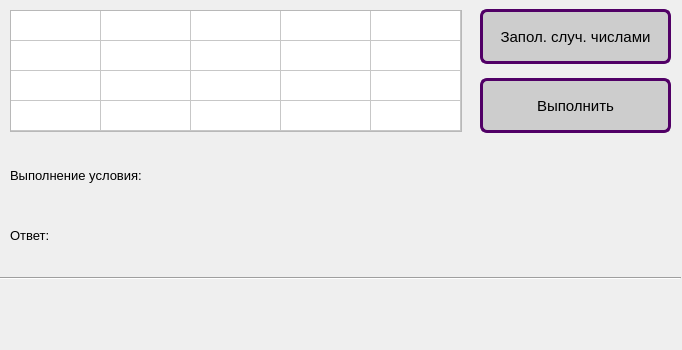
<?xml version="1.0" encoding="UTF-8"?>
<ui version="4.0">
 <class>Dialog</class>
 <widget class="QDialog" name="Dialog">
  <property name="geometry">
   <rect>
    <x>0</x>
    <y>0</y>
    <width>682</width>
    <height>350</height>
   </rect>
  </property>
  <property name="minimumSize">
   <size>
    <width>682</width>
    <height>350</height>
   </size>
  </property>
  <property name="maximumSize">
   <size>
    <width>682</width>
    <height>350</height>
   </size>
  </property>
  <property name="windowTitle">
   <string>Dialog</string>
  </property>
  <widget class="QTableWidget" name="tableWidget">
   <property name="enabled">
    <bool>true</bool>
   </property>
   <property name="geometry">
    <rect>
     <x>10</x>
     <y>10</y>
     <width>452</width>
     <height>122</height>
    </rect>
   </property>
   <property name="minimumSize">
    <size>
     <width>441</width>
     <height>0</height>
    </size>
   </property>
   <property name="maximumSize">
    <size>
     <width>455</width>
     <height>220</height>
    </size>
   </property>
   <property name="font">
    <font>
     <pointsize>10</pointsize>
    </font>
   </property>
   <property name="rowCount">
    <number>4</number>
   </property>
   <attribute name="horizontalHeaderVisible">
    <bool>false</bool>
   </attribute>
   <attribute name="horizontalHeaderCascadingSectionResizes">
    <bool>false</bool>
   </attribute>
   <attribute name="horizontalHeaderDefaultSectionSize">
    <number>90</number>
   </attribute>
   <attribute name="horizontalHeaderMinimumSectionSize">
    <number>55</number>
   </attribute>
   <attribute name="verticalHeaderVisible">
    <bool>false</bool>
   </attribute>
   <attribute name="verticalHeaderHighlightSections">
    <bool>false</bool>
   </attribute>
   <row>
    <property name="text">
     <string/>
    </property>
   </row>
   <row>
    <property name="text">
     <string/>
    </property>
   </row>
   <row>
    <property name="text">
     <string/>
    </property>
   </row>
   <row>
    <property name="text">
     <string/>
    </property>
   </row>
   <column>
    <property name="text">
     <string>C1</string>
    </property>
   </column>
   <column>
    <property name="text">
     <string>C2</string>
    </property>
   </column>
   <column>
    <property name="text">
     <string>C3</string>
    </property>
   </column>
   <column>
    <property name="text">
     <string>C4</string>
    </property>
   </column>
   <column>
    <property name="text">
     <string>C5</string>
    </property>
   </column>
  </widget>
  <widget class="QPushButton" name="btn_random_number">
   <property name="geometry">
    <rect>
     <x>480</x>
     <y>9</y>
     <width>191</width>
     <height>55</height>
    </rect>
   </property>
   <property name="font">
    <font>
     <family>Tahoma</family>
     <pointsize>11</pointsize>
     <weight>9</weight>
     <italic>false</italic>
     <bold>false</bold>
    </font>
   </property>
   <property name="styleSheet">
    <string notr="true">border: 3px solid #510066;
                    border-radius: 7px;
                    background: #CDCDCD;
                
font: 75 11pt &quot;Tahoma&quot;;</string>
   </property>
   <property name="text">
    <string>Запол. случ. числами</string>
   </property>
  </widget>
  <widget class="QPushButton" name="btn_solve">
   <property name="geometry">
    <rect>
     <x>480</x>
     <y>78</y>
     <width>191</width>
     <height>55</height>
    </rect>
   </property>
   <property name="font">
    <font>
     <family>Tahoma</family>
     <pointsize>11</pointsize>
     <weight>9</weight>
     <italic>false</italic>
     <bold>false</bold>
    </font>
   </property>
   <property name="styleSheet">
    <string notr="true">border: 3px solid #510066;
                    border-radius: 7px;
                    background: #CDCDCD;
                
font: 75 11pt &quot;Tahoma&quot;;</string>
   </property>
   <property name="text">
    <string>Выполнить</string>
   </property>
  </widget>
  <widget class="QLabel" name="label_max">
   <property name="geometry">
    <rect>
     <x>10</x>
     <y>150</y>
     <width>491</width>
     <height>51</height>
    </rect>
   </property>
   <property name="font">
    <font>
     <family>Segoe UI</family>
     <pointsize>10</pointsize>
    </font>
   </property>
   <property name="text">
    <string>&lt;html&gt;&lt;head/&gt;&lt;body&gt;&lt;p&gt;Выполнение условия:&lt;/p&gt;&lt;/body&gt;&lt;/html&gt;</string>
   </property>
  </widget>
  <widget class="QLabel" name="label_answer">
   <property name="geometry">
    <rect>
     <x>10</x>
     <y>200</y>
     <width>551</width>
     <height>71</height>
    </rect>
   </property>
   <property name="font">
    <font>
     <family>Segoe UI</family>
     <pointsize>10</pointsize>
    </font>
   </property>
   <property name="text">
    <string>&lt;html&gt;&lt;head/&gt;&lt;body&gt;&lt;p&gt;Ответ:&lt;/p&gt;&lt;/body&gt;&lt;/html&gt;</string>
   </property>
  </widget>
  <widget class="QLabel" name="label_task_1">
   <property name="geometry">
    <rect>
     <x>100</x>
     <y>280</y>
     <width>631</width>
     <height>61</height>
    </rect>
   </property>
   <property name="font">
    <font>
     <family>Segoe UI</family>
     <pointsize>10</pointsize>
    </font>
   </property>
   <property name="text">
    <string/>
   </property>
   <property name="pixmap">
    <pixmap>task.PNG</pixmap>
   </property>
  </widget>
  <widget class="QLabel" name="label_error">
   <property name="geometry">
    <rect>
     <x>350</x>
     <y>144</y>
     <width>321</width>
     <height>31</height>
    </rect>
   </property>
   <property name="font">
    <font>
     <family>Segoe UI</family>
     <pointsize>13</pointsize>
     <weight>50</weight>
     <bold>false</bold>
    </font>
   </property>
   <property name="styleSheet">
    <string notr="true">color: rgb(170, 0, 0);</string>
   </property>
   <property name="text">
    <string/>
   </property>
  </widget>
  <widget class="Line" name="line">
   <property name="geometry">
    <rect>
     <x>0</x>
     <y>270</y>
     <width>681</width>
     <height>16</height>
    </rect>
   </property>
   <property name="orientation">
    <enum>Qt::Horizontal</enum>
   </property>
  </widget>
 </widget>
 <resources/>
 <connections/>
</ui>
